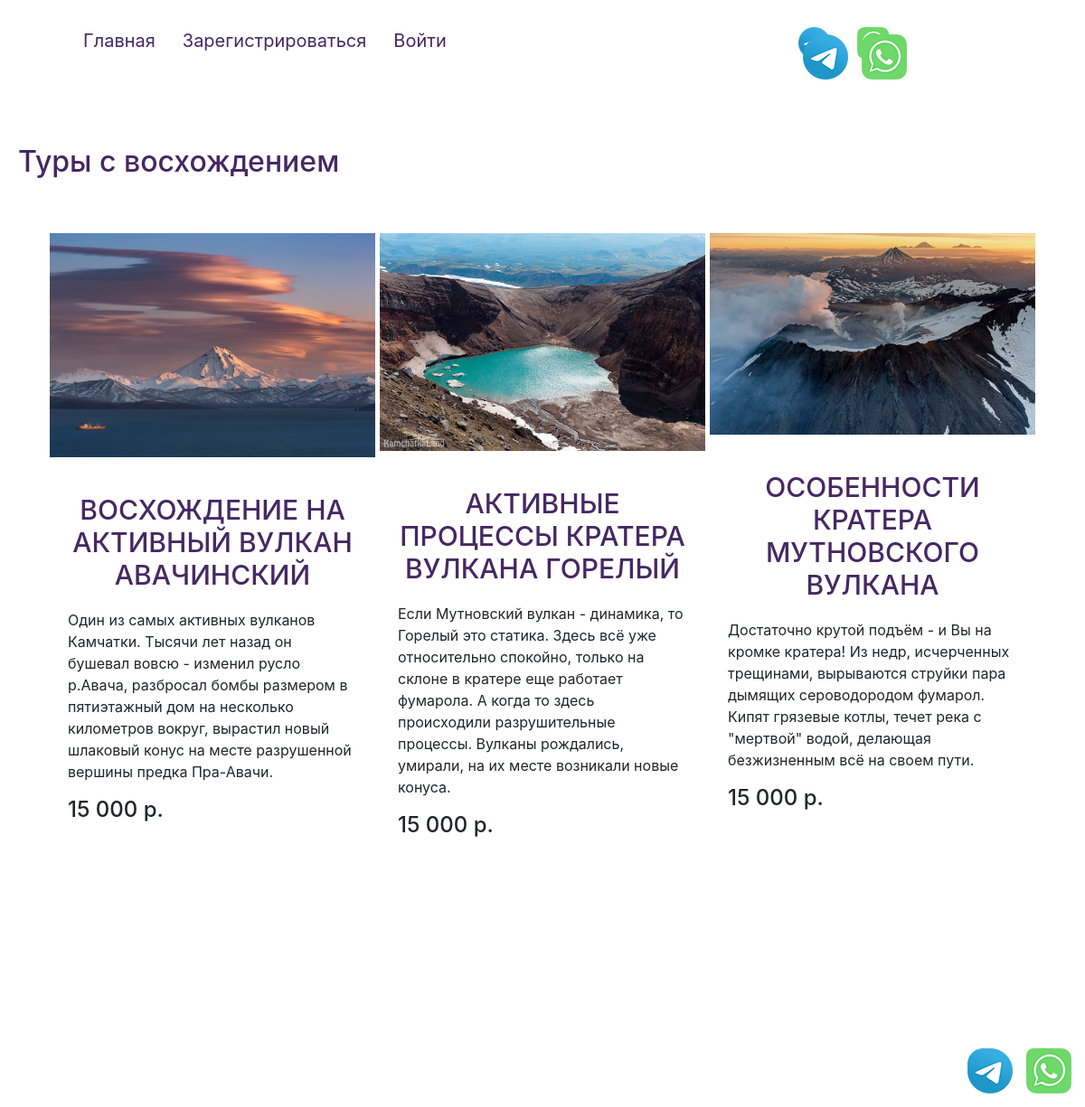
/vosho/, run on the app's committed database.
### kam/models.py (models this page shows, shortened)
class Vosho(models.Model):
    title = models.CharField(max_length=300)
    description = models.CharField(max_length=300)
    image = models.ImageField(upload_to='kam/image/')
    price = models.CharField(max_length=300)

### kam/views.py (the view)
# urls.py: path('vosho/', views.vosho, name='vosho'),
def vosho(request):
    vosho = Vosho.objects.all()
    return render(request, 'kam/vosho.html', {'vosho': vosho})

### kam/templates/kam/vosho.html
{% extends 'kam/base.html' %}
{% block content %}
<h2>Туры с восхождением</h2>
<div class="block">
    {% for vosh in vosho %}
    <div class="element">
        <div>
            <img src="{{ vosh.image.url }}" alt="">
        </div>
        <div class="text">
            <h2><a href="" target="_blank"> {{ vosh.title }}</a></h2>
            <p>{{ vosh.description }}</p>
            <h4>{{ vosh.price }}</h4>
        </div>
    </div>
    {% endfor %}
</div>
{% endblock %}

### kam/static/css/style.css (style rules this page uses)
body { background-image: url(https://cs11.pikabu.ru/post_img/big/2020/07/28/2/1595896862195370102.jpg); background-size: cover; background-repeat: no-repeat; background-attachment: fixed; background-position: center; padding: 0; margin: 0; }
.block { display: flex; flex-wrap: wrap; justify-content: space-evenly; margin: 40px 30px 150px; }
.text { width: 360px; padding: 20px; box-sizing: border-box; }
.element, .count { background: #FFF; margin: 20px 0; }
.block img { max-width: 360px; }
.img + h2, .text h2 { text-align: center; margin: 20px 0; font-size: 30px; }
h2 { color:rgb(70, 40, 99); }
.text a { color: rgb(70, 40, 99); }

### data on the page
Vosho: image (picture), title "ВОСХОЖДЕНИЕ НА АКТИВНЫЙ ВУЛКАН АВАЧИНСКИЙ", description "Один из самых активных вулканов Камчатки. Тысячи лет назад он бушевал вовсю - изменил русло р.Авача, разбросал бомбы размером в пятиэтажный дом на несколько километров вокруг, вырастил новый шлаковый конус на месте разрушенной вершины предка Пра-Авачи.", price "15 000 р."
Vosho: image (picture), title "АКТИВНЫЕ ПРОЦЕССЫ КРАТЕРА ВУЛКАНА ГОРЕЛЫЙ", description "Если Мутновский вулкан - динамика, то Горелый это статика. Здесь всё уже относительно спокойно, только на склоне в кратере еще работает фумарола. А когда то здесь происходили разрушительные процессы. Вулканы рождались, умирали, на их месте возникали новые конуса.", price "15 000 р."
Vosho: image (picture), title "ОСОБЕННОСТИ КРАТЕРА МУТНОВСКОГО ВУЛКАНА", description "Достаточно крутой подъём - и Вы на кромке кратера! Из недр, исчерченных трещинами, вырываются струйки пара дымящих сероводородом фумарол. Кипят грязевые котлы, течет река с \"мертвой\" водой, делающая безжизненным всё на своем пути.", price "15 000 р."
